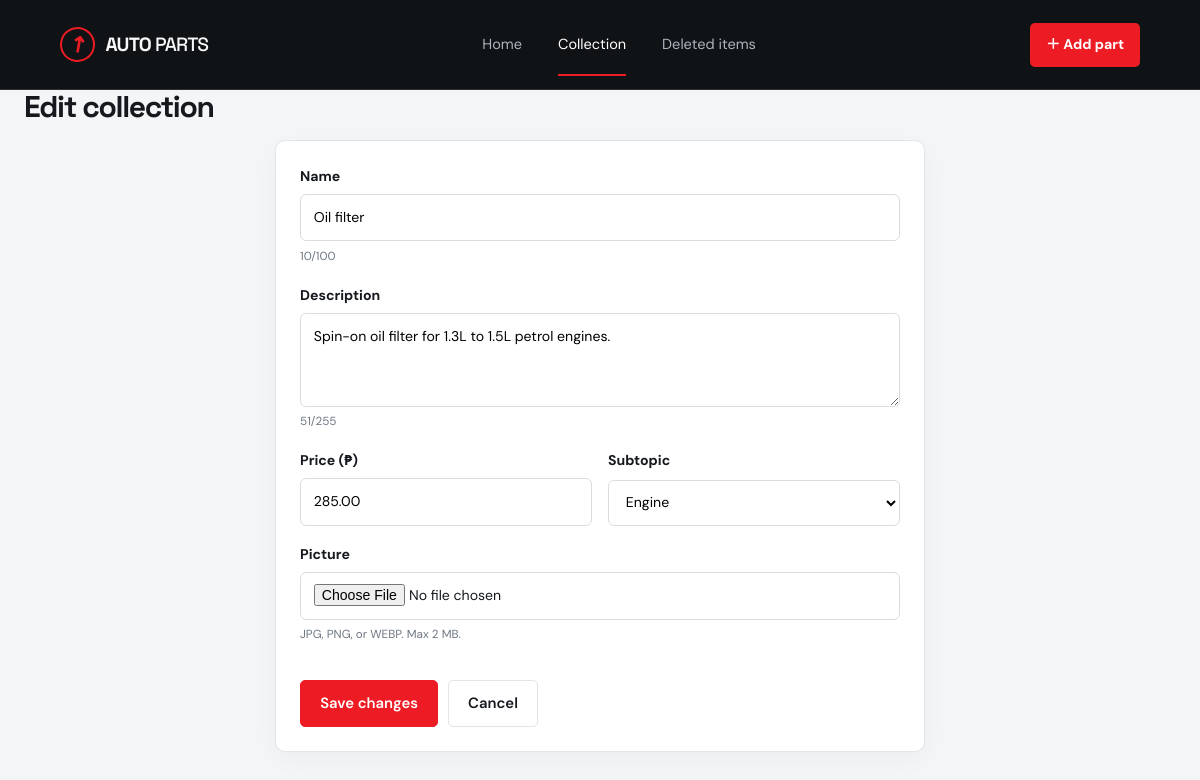
The page /edit.php?id=1 on the database its author committed.
### tables this page shows
CREATE TABLE parts (
  id INT AUTO_INCREMENT PRIMARY KEY,
  subtopic_id INT NOT NULL,
  name VARCHAR(100) NOT NULL,
  description VARCHAR(255) NOT NULL DEFAULT '',
  price DECIMAL(10,2) NOT NULL DEFAULT 0,
  picture VARCHAR(100) NULL,
  is_deleted TINYINT(1) NOT NULL DEFAULT 0,
  deleted_at DATETIME NULL,
  created_at TIMESTAMP DEFAULT CURRENT_TIMESTAMP,
  FOREIGN KEY (subtopic_id) REFERENCES subtopics(id)
);

CREATE TABLE subtopics (
  id INT AUTO_INCREMENT PRIMARY KEY,
  name VARCHAR(60) NOT NULL
);

### config.php (called while the page is built, shortened)
<?php
function e($s) { return htmlspecialchars((string)$s, ENT_QUOTES, 'UTF-8'); }

### _form.php (the view, shortened to what this page needs)
<form method="post" enctype="multipart/form-data" class="form">
  <label>Name
    <input name="name" maxlength="100" required value="<?= e($part['name']) ?>" data-count="nameCount">
    <small><span id="nameCount">0</span>/100</small>
  </label>
  <label>Description
    <textarea name="description" maxlength="255" rows="3" data-count="descCount"><?= e($part['description']) ?></textarea>
    <small><span id="descCount">0</span>/255</small>
  </label>
  <div class="row">
    <label>Price (₱)
      <input name="price" type="number" step="0.01" min="0" required value="<?= e($part['price']) ?>">
    </label>
    <label>Subtopic
      <select name="subtopic_id">
        <?php foreach ($subtopics as $s): ?>
          <option value="<?= $s['id'] ?>" <?= (int)$part['subtopic_id'] === (int)$s['id'] ? 'selected' : '' ?>><?= e($s['name']) ?></option>
        <?php endforeach; ?>
      </select>
    </label>
  </div>
  <label>Picture
    <input type="file" name="picture" id="pic" accept="image/jpeg,image/png,image/webp">
    <small>JPG, PNG, or WEBP. Max 2 MB.<?= !empty($part['picture']) ? ' Leave empty to keep the current picture.' : '' ?></small>
  </label>
  <div class="actions">
    <button class="btn primary"><?= e($submitLabel) ?></button>
    <a class="btn" href="<?= e($cancelUrl) ?>">Cancel</a>
  </div>
</form>

### assets/style.css (style rules this page uses)
:root { --bg: #f4f5f6; --surface: #fff; --ink: #15191e; --muted: #6e7782; --line: #e1e4e8; --accent: #ed1c24; --accent-dark: #c80f18; --dark: #101316; --dark-soft: #191d21; }
* { box-sizing: border-box; }
html { scroll-behavior: smooth; }
body { margin: 0; background: var(--bg); color: var(--ink); font: 15px/1.65 "DM Sans", "Segoe UI", system-ui, sans-serif; }
a { color: inherit; }
.btn { display: inline-flex; align-items: center; justify-content: center; gap: 1.2rem; padding: .8rem 1.2rem; border: 1px solid var(--line); background: var(--surface); color: var(--ink); border-radius: 5px; font: 600 .93rem "DM Sans", sans-serif; text-decoration: none; cursor: pointer; transition: transform .2s, background .2s, border-color .2s; }
.btn-red, .btn.primary { background: var(--accent); color: #fff; border-color: var(--accent); }
main > .bar, main > .tabs, main > .scroll, main > .empty, main > .form, main > .errors, main > h1, main > p, main > .preview { width: min(1200px, calc(100% - 3rem)); margin-left: auto; margin-right: auto; }
.form { max-width: 650px; display: grid; gap: 1.1rem; padding: 1.5rem; border: 1px solid var(--line); border-radius: 10px; background: #fff; box-shadow: 0 8px 24px rgba(15,20,25,.035); }
.form label { display: grid; gap: .35rem; font-weight: 700; font-size: .88rem; }
.form small { font-weight: 400; color: var(--muted); }
.form input, .form textarea, .form select { font: inherit; font-weight: 400; padding: .7rem .8rem; border: 1px solid #d9dde2; border-radius: 6px; background: #fff; width: 100%; }
.row { display: grid; grid-template-columns: 1fr 1fr; gap: 1rem; }
.actions { display: flex; gap: .6rem; flex-wrap: wrap; }
@media (prefers-reduced-motion: no-preference) { .btn, .tabs a, .category-card, .nav-cta { transition: all .2s ease; } }

### rows shown on the page
parts: name "Oil filter", description "Spin-on oil filter for 1.3L to 1.5L petrol engines.", price "285.00", subtopic_id "Engine"

### other values the page prints
$submitLabel "Save changes"
